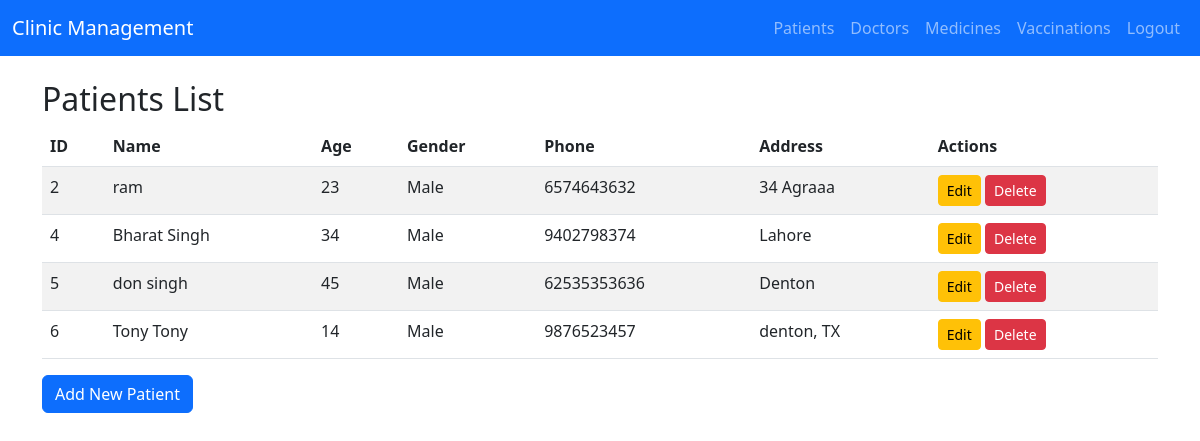
/patients/ (signed in), run on the app's committed database.
### clinic/models.py (models this page shows, shortened)
class Patient(models.Model):
    user = models.OneToOneField(User, on_delete=models.CASCADE,null=True, blank=True)  # Link to User
    patient_id = models.AutoField(primary_key=True)
    patient_name = models.CharField(max_length=100)
    Age = models.IntegerField()
    Gender = models.CharField(max_length=10, default="Unknown")
    patient_phone_number = models.CharField(max_length=15)
    patient_address = models.TextField()
    insurance = models.ForeignKey('Insurance', on_delete=models.SET_NULL, null=True, blank=True)
    doctor = models.ForeignKey(Doctor, on_delete=models.SET_NULL, null=True, blank=True, related_name='patients')
    condition = models.TextField()

### clinic/views.py (the view)
# urls.py: path('patients/', views.list_patients, name='list_patients'),
@login_required
def list_patients(request):
    patients = Patient.objects.all()
    return render(request, 'clinic_management/patients.html', {'patients': patients})

### clinic/Templates/clinic_management/patients.html
{% extends 'clinic_management/base.html' %}
{% block content %}
<h2>Patients List</h2>
<table class="table table-striped">
    <thead>
        <tr>
            <th>ID</th>
            <th>Name</th>
            <th>Age</th>
            <th>Gender</th>
            <th>Phone</th>
            <th>Address</th>
            <th>Actions</th>
        </tr>
    </thead>
    <tbody>
        {% for patient in patients %}
        <tr>
            <td>{{ patient.patient_id }}</td>
            <td>{{ patient.patient_name }}</td>
            <td>{{ patient.Age }}</td>
            <td>{{ patient.Gender }}</td>
            <td>{{ patient.patient_phone_number }}</td>
            <td>{{ patient.patient_address }}</td>
            <td>
                <a href="/patients/edit/{{ patient.patient_id }}/" class="btn btn-warning btn-sm">Edit</a>
                <a href="/patients/delete/{{ patient.patient_id }}/" class="btn btn-danger btn-sm">Delete</a>
            </td>
        </tr>
        {% endfor %}
    </tbody>
</table>
<a href="/patients/add/" class="btn btn-primary">Add New Patient</a>
{% endblock %}

### data on the page
Patient: patient_id "2", patient_name "ram", Age "23", Gender "Male", patient_phone_number "6574643632", patient_address "34 Agraaa"
Patient: patient_id "4", patient_name "Bharat Singh", Age "34", Gender "Male", patient_phone_number "9402798374", patient_address "Lahore"
Patient: patient_id "5", patient_name "don singh", Age "45", Gender "Male", patient_phone_number "62535353636", patient_address "Denton"
Patient: patient_id "6", patient_name "Tony Tony", Age "14", Gender "Male", patient_phone_number "9876523457", patient_address "denton, TX"
